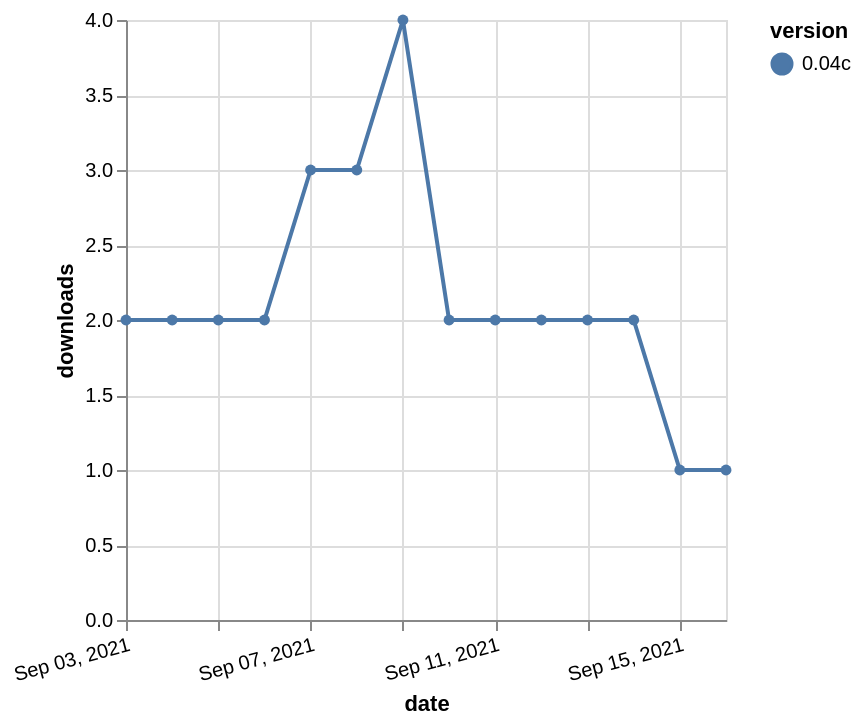

Source (Vega-Lite JSON):
### Vega-Lite specification from a JSON file in a GitHub repository (floating-point values rounded to 4 significant figures)
{"$schema": "https://vega.github.io/schema/vega-lite/v5.json", "description": "A simple bar chart with embedded data.", "data": {"values": [{"date": "2021-09-03", "total": 2453, "delta": 2, "version": "0.04c"}, {"date": "2021-09-04", "total": 2455, "delta": 2, "version": "0.04c"}, {"date": "2021-09-05", "total": 2457, "delta": 2, "version": "0.04c"}, {"date": "2021-09-06", "total": 2459, "delta": 2, "version": "0.04c"}, {"date": "2021-09-07", "total": 2462, "delta": 3, "version": "0.04c"}, {"date": "2021-09-08", "total": 2465, "delta": 3, "version": "0.04c"}, {"date": "2021-09-09", "total": 2469, "delta": 4, "version": "0.04c"}, {"date": "2021-09-10", "total": 2471, "delta": 2, "version": "0.04c"}, {"date": "2021-09-11", "total": 2473, "delta": 2, "version": "0.04c"}, {"date": "2021-09-12", "total": 2475, "delta": 2, "version": "0.04c"}, {"date": "2021-09-13", "total": 2477, "delta": 2, "version": "0.04c"}, {"date": "2021-09-14", "total": 2479, "delta": 2, "version": "0.04c"}, {"date": "2021-09-15", "total": 2480, "delta": 1, "version": "0.04c"}, {"date": "2021-09-16", "total": 2481, "delta": 1, "version": "0.04c"}]}, "width": "container", "mark": {"type": "line", "point": {"filled": true}}, "encoding": {"x": {"field": "date", "type": "temporal", "timeUnit": "yearmonthdate", "title": "date", "axis": {"labelAngle": -15}}, "y": {"field": "delta", "type": "quantitative", "title": "downloads"}, "color": {"field": "version", "type": "nominal"}, "tooltip": {"field": "delta"}}}
